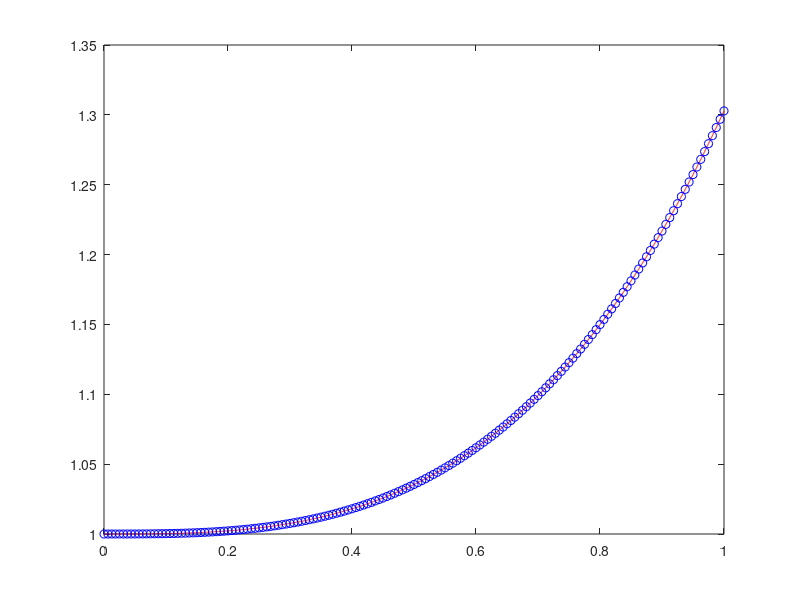

MATLAB code for this plot:
clear all
close all

format long

%%%
% 2nd order method based on taylor expansion
% y' = x^2 sin(y), [0, 1]
% y(0) = y_0
%%%


y0 = 1;

%reference sol on very refined mesh
N = 3200;

h = 1/N;
x = [0:h:1];
%Forward, 2nd-order
uf = zeros(1,N+1);
uf(1) = y0;
for n = 1:N
    uf(n+1) =  uf(n) + h*x(n)^2*sin(uf(n)) + 1/2*h^2*(2*x(n)*sin(uf(n)) + x(n)^4 *cos(uf(n))*sin(uf(n)));
end
ue = uf; xe = x;

figure
plot(xe,ue,'r');
%hold on 
pause



for N = [10 20 40 80 160]
    
    h = 1/N;
    x = [0:h:1]; 
    %Forward, 2nd-order
    uf = zeros(1,N+1); 
    
    uf(1) = y0; 
    
    for n = 1:N
        uf(n+1) =  uf(n) + h*x(n)^2*sin(uf(n)) + 1/2*h^2*(2*x(n)*sin(uf(n)) + x(n)^4 *cos(uf(n))*sin(uf(n))); 
    end
    
    plot(xe,ue,'r', x, uf,'bo');
    pause
    
end